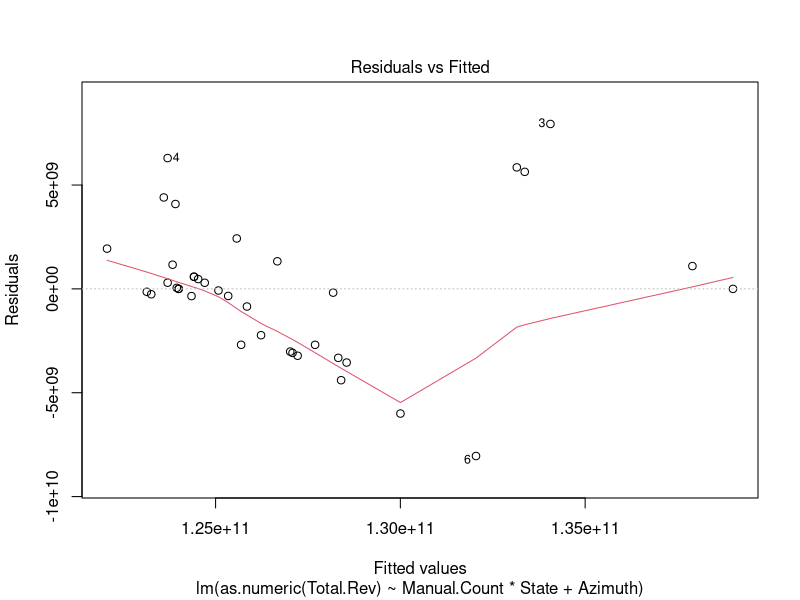
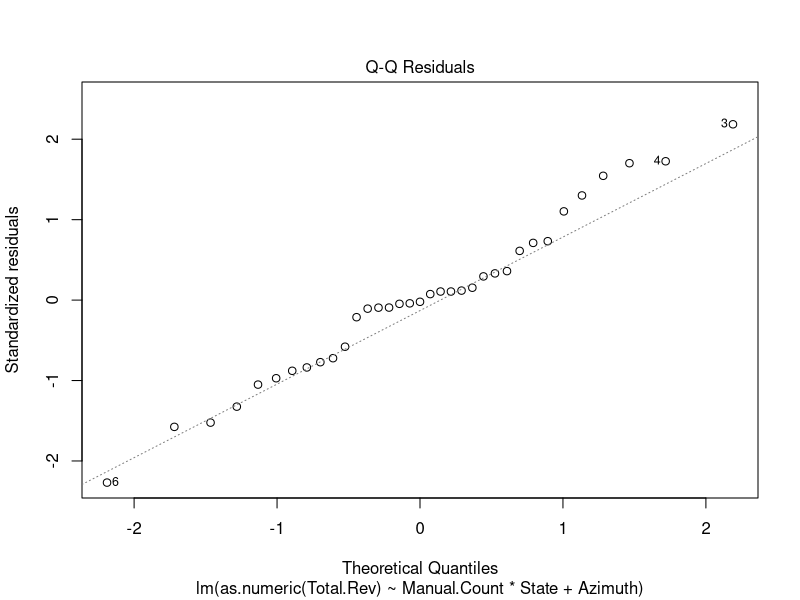
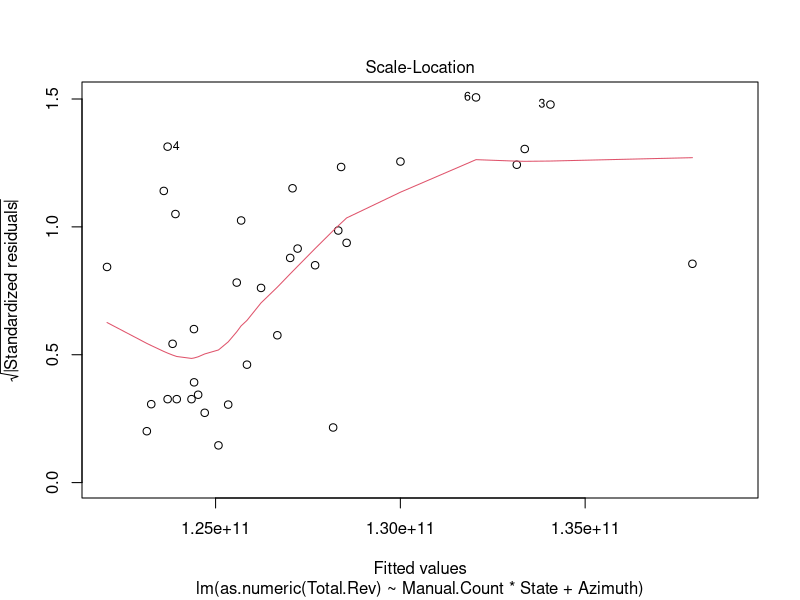
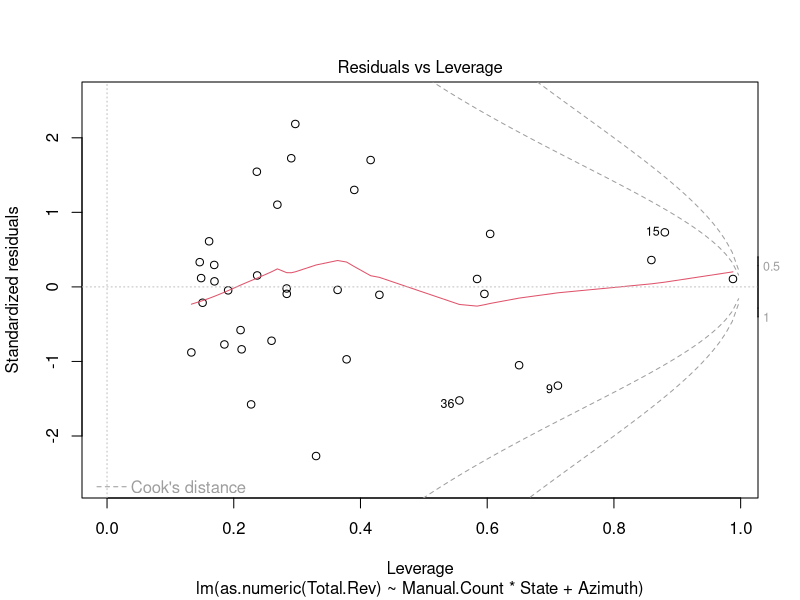

Reproduce these figures in R, in order. (Note: this script raises an error after producing the figures.)
rm(list = ls())
getwd()
data=read.csv("analysis.csv", header=TRUE)
colnames(data)
data$Interact=data$Manual.Count*as.numeric(data$State)
fit_base=lm(as.numeric(Total.Rev)~ Manual.Count*State+Azimuth,data=data)
AIC(fit_base)
summary(fit_base)
anova(fit_base)
plot(fit_base)

library(car)
fit_int=lm(as.numeric(Total.Rev)~ Manual.Count+State+Interact+Azimuth,data=data)

crPlots(fit_int)
# Ceres plots 
ceresPlots(fit_int)

fit_w=lm(as.numeric(Total.Rev)~ Manual.Count*State+Azimuth,data=data,weights=1/(fit_base$resi)**2)

summary(fit_w)
anova(fit_w)

plot(fit_w)


library(MASS)
data=read.csv("analysis.csv", header=TRUE)

data$Total.Rev=as.numeric(data$Total.Rev)
fit=lm(as.numeric(Total.Rev)~ Manual.Count*Azimuth,data=data)
a = boxcox(fit)
b=a$x[which.max(a$y)] ###best transformation parameter
data$Ynew = data$Total.Rev^{b}
fit.new = lm(Ynew ~ Manual.Count*State+Azimuth, data=data)
AIC(fit.new)
coef(fit.new)
summary(fit.new)
anova(fit.new)
plot(fit.new)
library(car)
vif(fit.new)

#install.packages("pwr")
library(pwr)

pwr.f2.test(16,23,1)
pwr.anova.test(5,40,.5)
pwr.t.test(n=36,d=1)
pwr.t.test(n=36,d=.0003)
